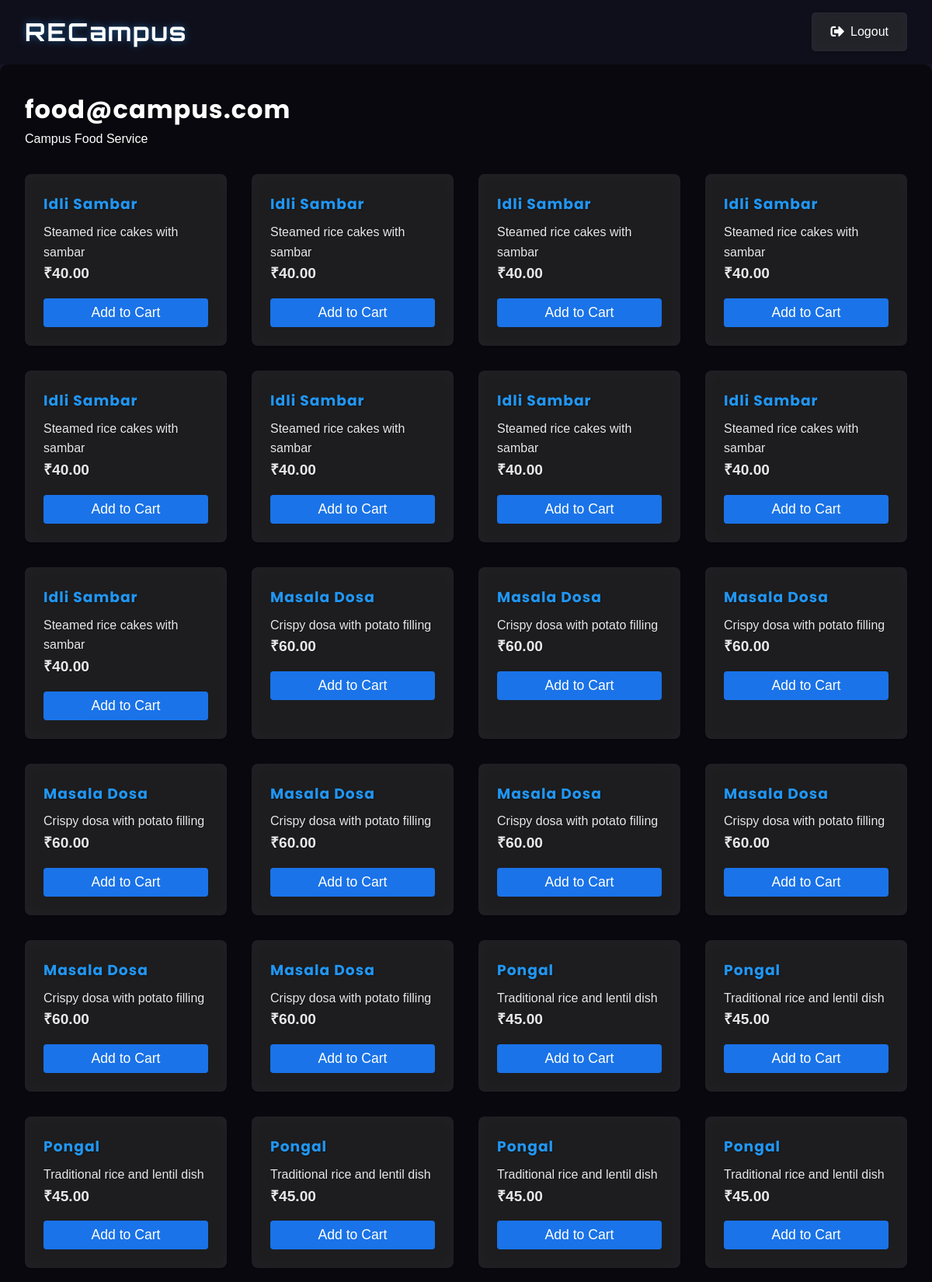
Screenshot of /food/cafe/13 (signed in, upper part) with the database file from the repository.
### tables this page shows
CREATE TABLE user (
            id INTEGER PRIMARY KEY AUTOINCREMENT,
            email TEXT UNIQUE NOT NULL,
            password TEXT NOT NULL,
            role TEXT NOT NULL
        );

CREATE TABLE menu_items (
            id INTEGER PRIMARY KEY AUTOINCREMENT,
            cafe_id INTEGER NOT NULL,
            name TEXT NOT NULL,
            description TEXT,
            price REAL NOT NULL,
            category TEXT NOT NULL,
            image_url TEXT,
            available INTEGER DEFAULT 1,
            FOREIGN KEY (cafe_id) REFERENCES user (id)
        );

### app.py (the view)
@app.route('/food/cafe/<int:cafe_id>')
@login_required
def cafe_menu(cafe_id):
    try:
        db = get_db()
        cursor = db.cursor()
        cursor.execute('SELECT * FROM user WHERE id = ?', (cafe_id,))
        cafe = cursor.fetchone()
        cursor.execute('''
            SELECT DISTINCT id, name, description, price, image_url
            FROM menu_items
            WHERE cafe_id = ? AND available = 1
            ORDER BY category, name
        ''', (cafe_id,))
        menu_items = cursor.fetchall()
        return render_template('food/cafe_menu.html',
                             cafe=cafe,
                             menu_items=menu_items)
    finally:
        db.close()

### app.py (called while the page is built)
def login_required(f):
    @wraps(f)
    def decorated_function(*args, **kwargs):
        if 'user_id' not in session:
            flash('Please login first')
            return redirect(url_for('login'))
        return f(*args, **kwargs)
    return decorated_function

def get_db():
    db = sqlite3.connect('campus_connect.db')
    db.row_factory = sqlite3.Row
    return db

### templates/food/cafe_menu.html (shortened to what this page needs)
{% extends "base.html" %}
{% block content %}
<div class="container">
    <h1>{{ cafe.email }}</h1>
    <p>Campus Food Service</p>
    <div class="menu-items">
        {% if menu_items %}
            {% set displayed_items = [] %}
            {% for item in menu_items %}
                {% if item.id not in displayed_items %}
                    <div class="menu-item">
                        <h3>{{ item.name }}</h3>
                        <p>{{ item.description }}</p>
                        <p class="price">₹{{ "%.2f"|format(item.price) }}</p>
                        <button onclick="addToCart({{ item.id }}, '{{ item.name }}', {{ item.price }})" class="btn-add">
                            Add to Cart
                        </button>
                    </div>
                    {% set _ = displayed_items.append(item.id) %}
                {% endif %}
            {% endfor %}
        {% else %}
            <p>No menu items available.</p>
        {% endif %}
    </div>
</div>
{% endblock %}

### static/css/style.css (style rules this page uses)
:root { --primary-color: #1a73e8; --primary-dark: #1557b0; --primary-light: #e8f0fe; --background-color: #f8f9fa; --text-color: #202124; --border-color: #dadce0; --hover-color: #f1f3f4; --success-color: #34a853; --danger-color: #ea4335; --warning-color: #fbbc04; }
* { margin: 0; padding: 0; box-sizing: border-box; }
body { font-family: 'Segoe UI', Tahoma, Geneva, Verdana, sans-serif; background-color: var(--background-color); color: var(--text-color); line-height: 1.6; min-height: 100vh; }
.container { max-width: 1200px; margin: 3rem auto; padding: 0 2rem; }
button, .btn { background-color: var(--primary-color); color: white; padding: 1rem 2rem; border: none; border-radius: 8px; cursor: pointer; font-size: 1.1rem; font-weight: 500; text-decoration: none; display: inline-block; transition: all 0.3s ease; text-align: center; }

### templates/food/cafe_menu.html (style rules this page uses)
.container { max-width: 1200px; margin: 0 auto; padding: 2rem; }
.menu-items { display: grid; grid-template-columns: repeat(auto-fit, minmax(250px, 1fr)); gap: 2rem; margin-top: 2rem; }
.menu-item { background: rgba(255, 255, 255, 0.1); backdrop-filter: blur(10px); padding: 1.5rem; border-radius: 8px; box-shadow: 0 2px 4px rgba(0,0,0,0.2); color: white; }
.menu-item h3 { margin: 0 0 0.5rem 0; color: #2196F3; text-shadow: 1px 1px 2px rgba(0,0,0,0.3); }
.menu-item p { color: rgba(255, 255, 255, 0.9); }
.price { font-size: 1.2rem; font-weight: bold; color: #4CAF50; text-shadow: 1px 1px 2px rgba(0,0,0,0.3); }
.btn-add { width: 100%; padding: 0.5rem; background: var(--primary-color); color: white; border: none; border-radius: 4px; cursor: pointer; margin-top: 1rem; }

### rows the page displays
user: email "food@campus.com"
menu_items: name "Idli Sambar", description "Steamed rice cakes with sambar", price "40.00"
menu_items: name "Idli Sambar", description "Steamed rice cakes with sambar", price "40.00"
menu_items: name "Idli Sambar", description "Steamed rice cakes with sambar", price "40.00"
menu_items: name "Idli Sambar", description "Steamed rice cakes with sambar", price "40.00"
menu_items: name "Idli Sambar", description "Steamed rice cakes with sambar", price "40.00"
menu_items: name "Idli Sambar", description "Steamed rice cakes with sambar", price "40.00"
menu_items: name "Idli Sambar", description "Steamed rice cakes with sambar", price "40.00"
menu_items: name "Idli Sambar", description "Steamed rice cakes with sambar", price "40.00"
menu_items: name "Idli Sambar", description "Steamed rice cakes with sambar", price "40.00"
menu_items: name "Masala Dosa", description "Crispy dosa with potato filling", price "60.00"
menu_items: name "Masala Dosa", description "Crispy dosa with potato filling", price "60.00"
menu_items: name "Masala Dosa", description "Crispy dosa with potato filling", price "60.00"
menu_items: name "Masala Dosa", description "Crispy dosa with potato filling", price "60.00"
menu_items: name "Masala Dosa", description "Crispy dosa with potato filling", price "60.00"
menu_items: name "Masala Dosa", description "Crispy dosa with potato filling", price "60.00"
menu_items: name "Masala Dosa", description "Crispy dosa with potato filling", price "60.00"
menu_items: name "Masala Dosa", description "Crispy dosa with potato filling", price "60.00"
menu_items: name "Masala Dosa", description "Crispy dosa with potato filling", price "60.00"
menu_items: name "Pongal", description "Traditional rice and lentil dish", price "45.00"
menu_items: name "Pongal", description "Traditional rice and lentil dish", price "45.00"
menu_items: name "Pongal", description "Traditional rice and lentil dish", price "45.00"
menu_items: name "Pongal", description "Traditional rice and lentil dish", price "45.00"
menu_items: name "Pongal", description "Traditional rice and lentil dish", price "45.00"
menu_items: name "Pongal", description "Traditional rice and lentil dish", price "45.00"
